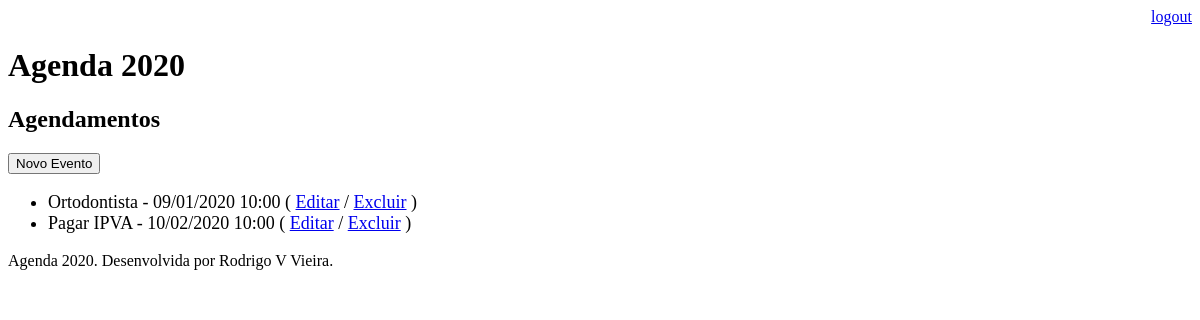
/Agenda20/ (signed in), run on an earlier commit of the app's database.
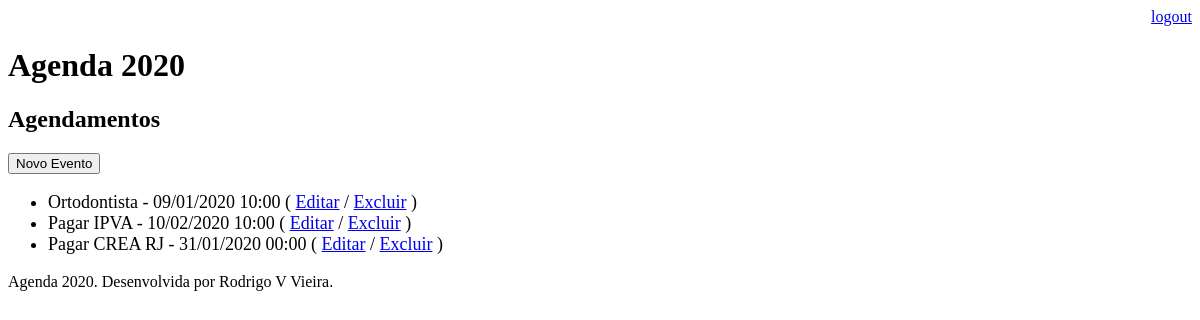
And on a later commit of the database.
### core/models.py (models this page shows, shortened)
class Eventos(models.Model):
    titulo = models.CharField(max_length=100)
    descricao = models.TextField(blank=True, null=True)
    data_evento = models.DateTimeField(verbose_name='Data do Evento')
    data_criacao = models.DateTimeField(auto_now=True)
    usuario = models.ForeignKey(User, on_delete=models.CASCADE) # Insere opção de cadastrar e deletar users (opção CASCADE apaga tudo desse user)
    class Meta:
        db_table = 'evento' #Cria um options para o noma da tabela de eventos
    def get_data_evento(self):
        return self.data_evento.strftime('%d/%m/%Y %H:%M')
    def get_evento_atrasado(self):
        if self.data_evento < datetime.now():
            return True
        else:
            return False

### core/views.py (the view)
# urls.py: path('Agenda20/', views.lista_eventos), #Adicionando o path da Agenda20.html nas urls
@login_required(login_url='/login/') #decorador que inicia uma page pelo login (se não está autenticado, a page não abre)
def lista_eventos (request):
    usuario = request.user
    data_atual = datetime.now() - timedelta(hours=1)
    evento = Eventos.objects.filter(usuario=usuario,
                                     data_evento__gt=data_atual) #Filtra os eventos pelo login do usuário
    dados = {'eventos' :evento}
    return render(request, 'Agenda20.html', dados) #Adicionando um request da pág. Agenda20.html

### templates/Agenda20.html (shortened to what this page needs)
{% extends "model-page.html" %}
{% block content %}
    <h2>Agendamentos</h2>
    <a href="evento/">
          <button type="button">Novo Evento</button>
    </a>
    <ul style="font-size: 18px">
        {% for evento in eventos %} <! -- Cria um FOR para listar os eventos coletados em 'eventos' e insere um pin bullet -->
            <li>
                <div style=>
                {{evento.titulo}} - {{evento.get_data_evento}}
                ( <a href="evento/?id={{ evento.id }}">Editar</a>
                / <a href="evento/delete/{{ evento.id }}/">Excluir</a> )
                </div>
            </li> <! -- Busca a função get_data_evento com a data formatada em dd/mm/YYYY -->
        {% endfor %}
     </ul>
{% endblock %}

### templates/model-page.html (shortened to what this page needs)
<!DOCTYPE html>
<html lang="en">
<head>
    {% include "model-header.html" %}  <! -- Chama o arquivo com cabeçalho -->
</head>
<body>
    {% block content %} {% endblock %}
    {% include "model-footer.html" %}  <! -- Desta forma, deixa o bloco entre o header / footer, mantendo um padrão p/ page -->
</body>
</html>

### templates/model-header.html (shortened to what this page needs)
    <div align="right">
        <a href="/logout">logout</a>
    </div>
    <h1>Agenda 2020</h1>

### templates/model-footer.html
<p>Agenda 2020. Desenvolvida por Rodrigo V Vieira.</p>

What changed in the data, as far as the page shows it:
added Eventos: titulo "Pagar CREA RJ", get_data_evento "31/01/2020 00:00"
